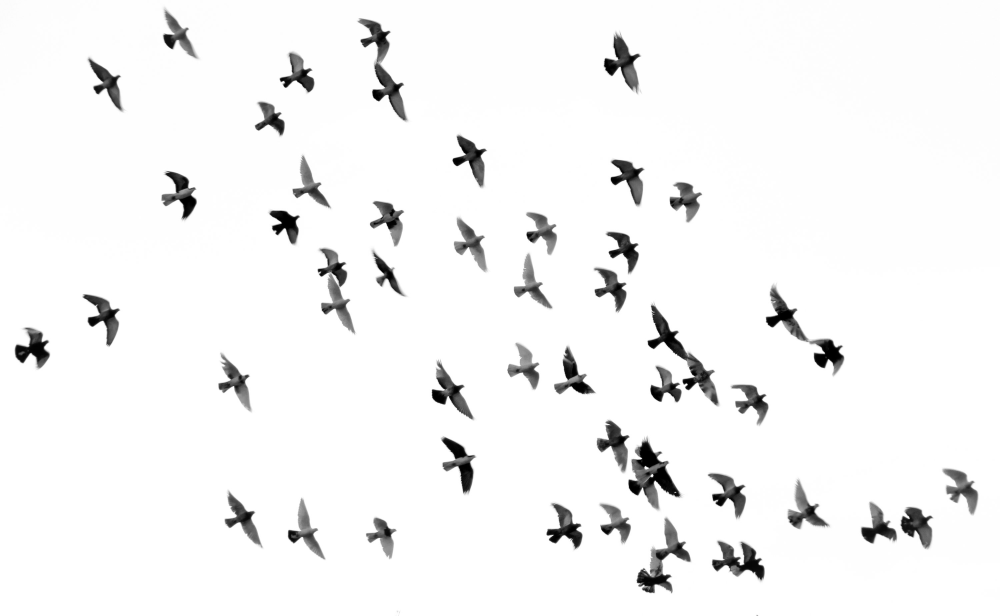
#> input picture images/bird.jfif, 3000 x 1847 px (shown at 1/3 size)
$ python contour_demo.py
#> lines starting #> are read from the running program, lines starting #| are printed output that depends on the picture; after the words box and inside, x2 and y2 are one past the last pixel; in counts of white or black regions, pixels touching at a corner belong together
import cv2 as cv
img =cv.imread("images/bird.jfif")
#> img is the input picture: shape (1847, 3000, 3); min 0, max 255, mean 243.9
img = cv.resize(img,(800,800))
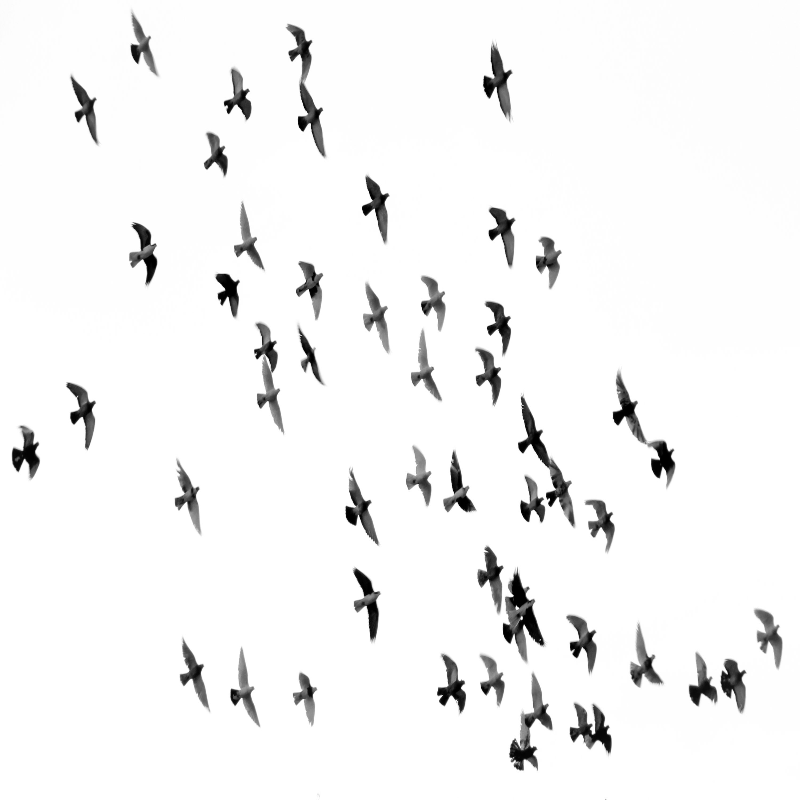
#> img: shape (800, 800, 3); min 0, max 255, mean 243.9
img = cv.cvtColor(img,cv.COLOR_BGR2GRAY)
#> img: shape (800, 800)
ret,image=cv.threshold(img,170,255,cv.THRESH_BINARY_INV)
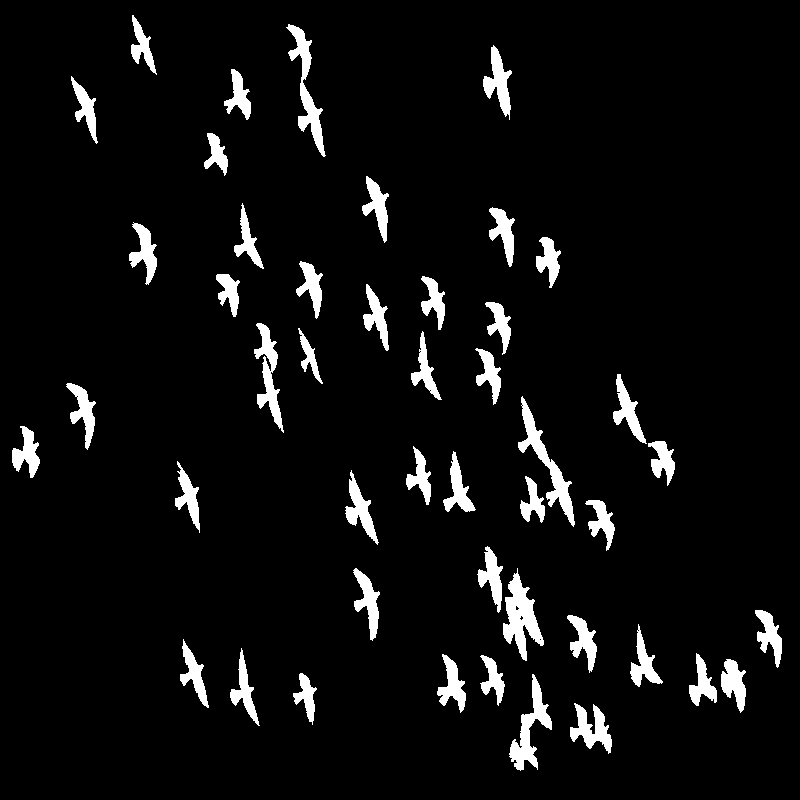
#> image: shape (800, 800); 5.7% white; 46 white regions
contours,heir = cv.findContours(image,cv.RETR_TREE,cv.CHAIN_APPROX_SIMPLE)
#> contours = 54 contours, 8 with area under 20; largest, box (x1, y1, x2, y2) and area: (503, 568, 544, 661) 1600, (518, 396, 575, 527) 1420, (286, 24, 326, 157) 1299, (509, 674, 552, 771) 1246, (254, 323, 284, 433) 1074


for cnt in contours:
    print(cv.contourArea(cnt))
    if cv.contourArea(cnt)>100:
        cv.drawContours(img,cnt,-1,(255,0,0),5)

        x1,y1,w,h = cv.boundingRect(cnt)
        cv.rectangle(image,(x1,y1),(x1+w,y1+h),(255,255,255),1)
#> this loop made 54 passes
#> (x1, y1, w, h) on passes 1, 2, 3, 4, 5, 6, 7, 8, 9, 10, 12, 13: (570, 703, 42, 51), (509, 674, 43, 97), (293, 673, 24, 52), (721, 659, 25, 54), (480, 655, 25, 51), (437, 654, 29, 59), (689, 653, 28, 53), (230, 648, 30, 78), (180, 639, 29, 69), (630, 624, 33, 63), (567, 615, 30, 58), (755, 610, 27, 58)
#> cnt on passes 11, 15, 29, 31, 35, 36: [[637, 630], [638, 629], [639, 630], [638, 631]], [[539, 639], [540, 638], [541, 639], [540, 640]], [[521, 405], [522, 404], [523, 405], [522, 406]], [[76, 396], [77, 395], [78, 396], [77, 397]], [[429, 390], [430, 389], [431, 390], [430, 391]], [[419, 351], [420, 350], [421, 351], [420, 352]]
#| 908.0
#| 1245.5
#| 473.5
#| 725.5
#| 506.0
#| 701.0
#| 600.5
#| 628.5
#> (further printed lines are left out)
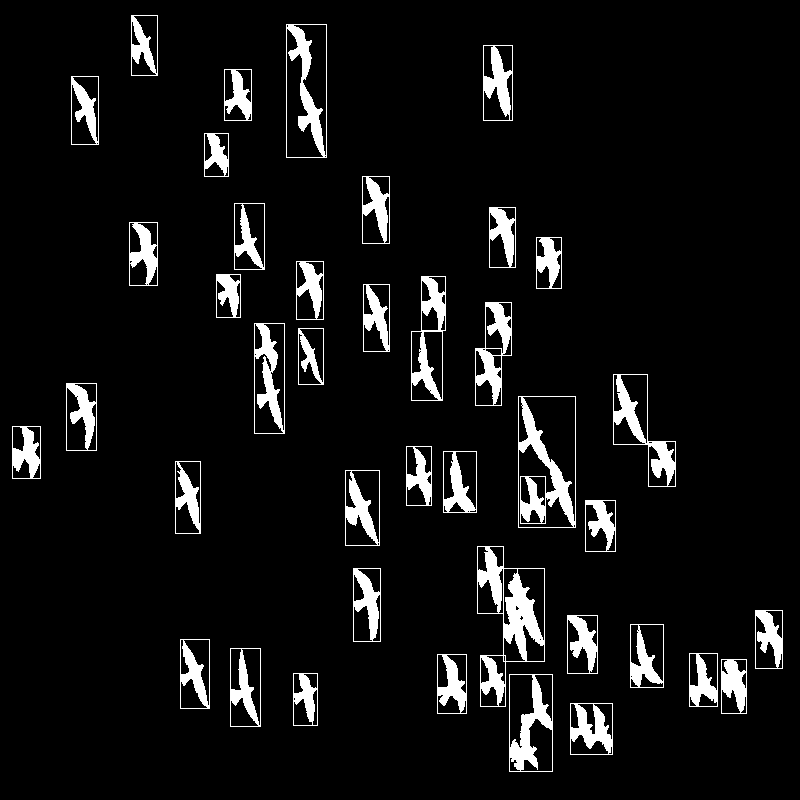
#> image: shape (800, 800); 7% white; 40 white regions, largest, box (x1, y1, x2, y2) and area: (477, 546, 545, 707) 3622, (518, 396, 576, 528) 2659, (286, 24, 327, 158) 1810
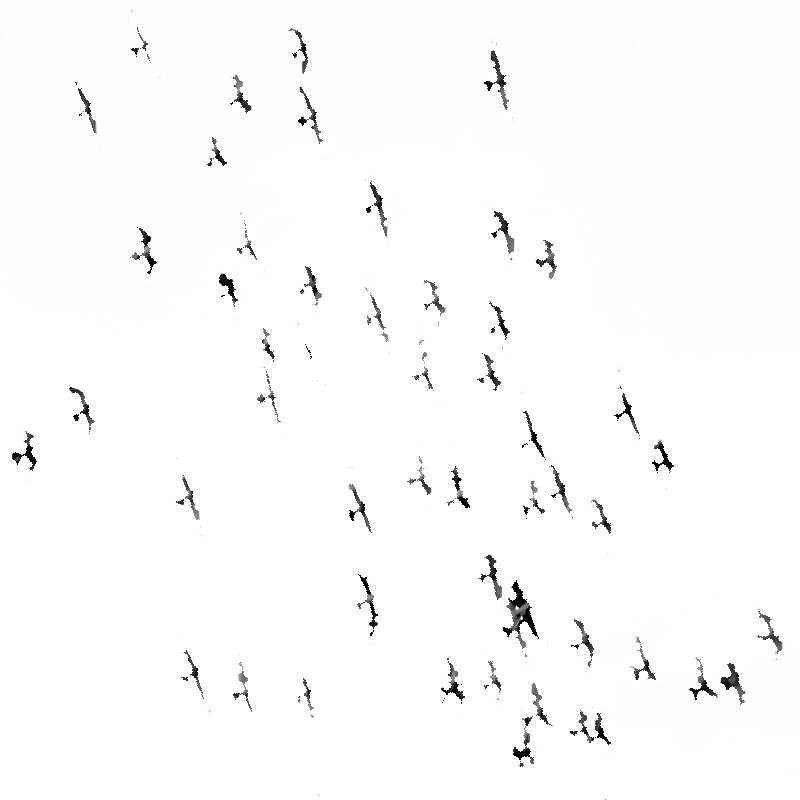
#> img: shape (800, 800); min 0, max 255, mean 251.3
cv.imshow("image ", image)
cv.imshow(" ",img)
cv.waitKey(0)

$ run again, with images/w.jfif copied over images/bird.jfif
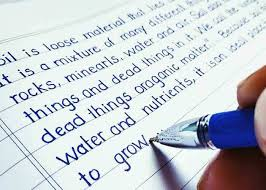
#> input picture images/w.jfif, 266 x 190 px
#> img is the input picture: shape (190, 266, 3); mean B, G, R 210.7, 205.3, 199.4
#> `ret,image=cv.threshold(img,170,255,cv.THRESH_BINARY_INV)`:
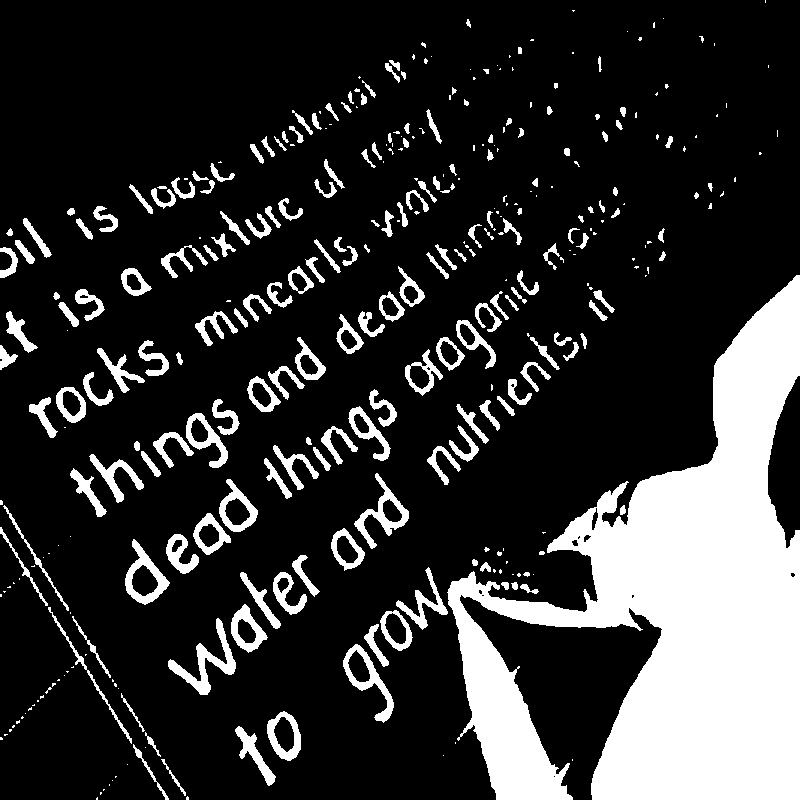
#> image: shape (800, 800); 19.8% white; 346 white regions (155 under 20 px)
#> contours = 382 contours, 185 with area under 20; largest, box (x1, y1, x2, y2) and area: (447, 275, 800, 800) 84234, (125, 539, 170, 605) 1475, (343, 644, 394, 723) 1350, (354, 473, 409, 549) 1221, (168, 618, 236, 695) 1182
#> the loop `for cnt in contours:` made 382 passes
#> (x1, y1, w, h) on passes 13, 19, 24, 25, 41, 42, 43, 44: (133, 744, 36, 56), (235, 726, 41, 60), (267, 711, 34, 50), (273, 716, 22, 37), (343, 644, 51, 79), (347, 649, 24, 34), (364, 624, 25, 43), (168, 618, 68, 77)
#> (printed output is left out)
#> after the loop `for cnt in contours:`:
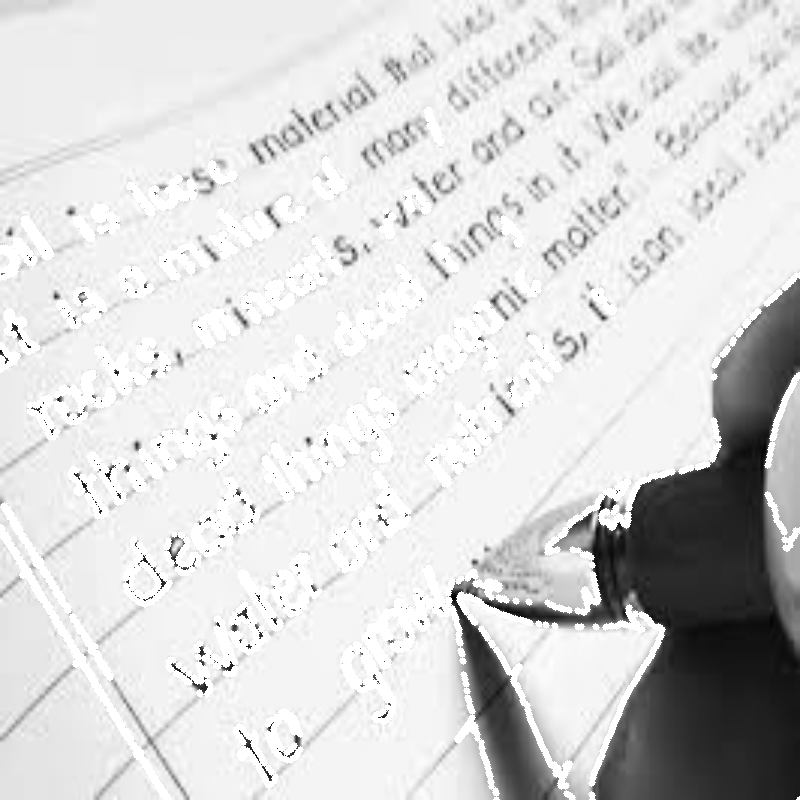
#> img: shape (800, 800); min 1, max 255, mean 215.1
